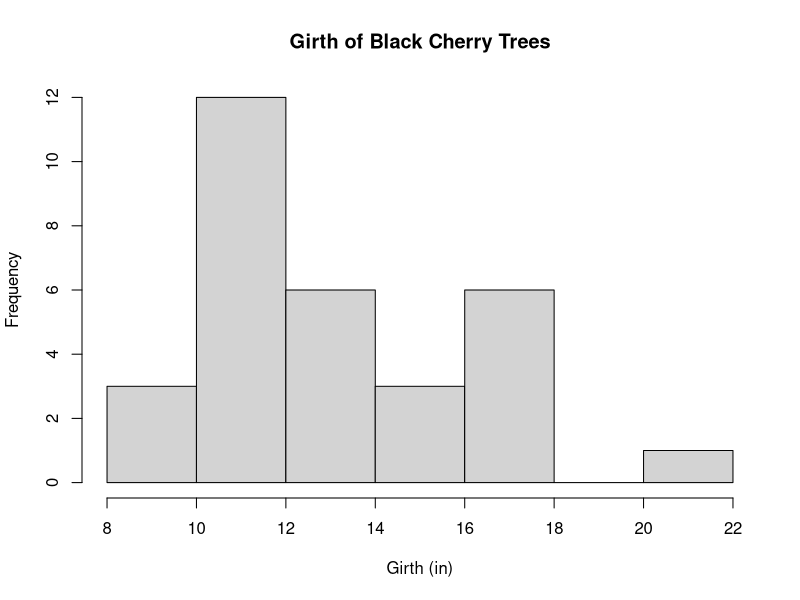
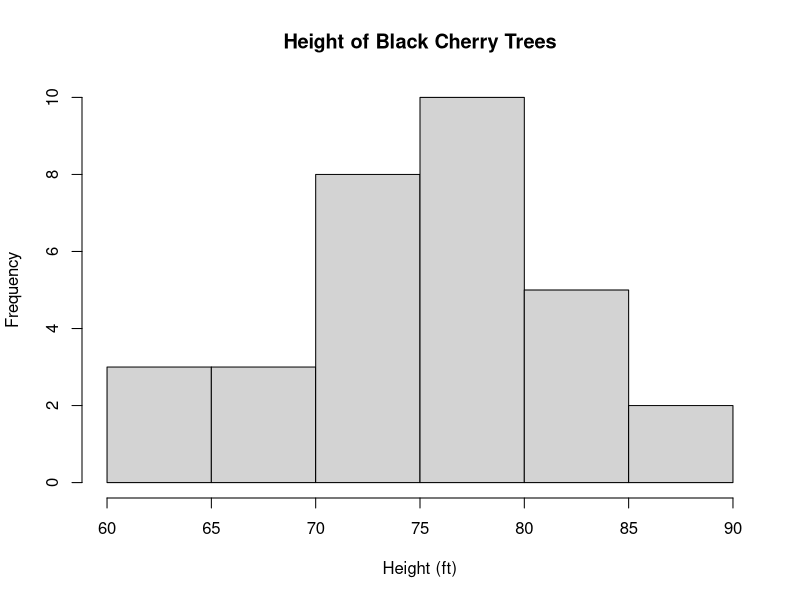
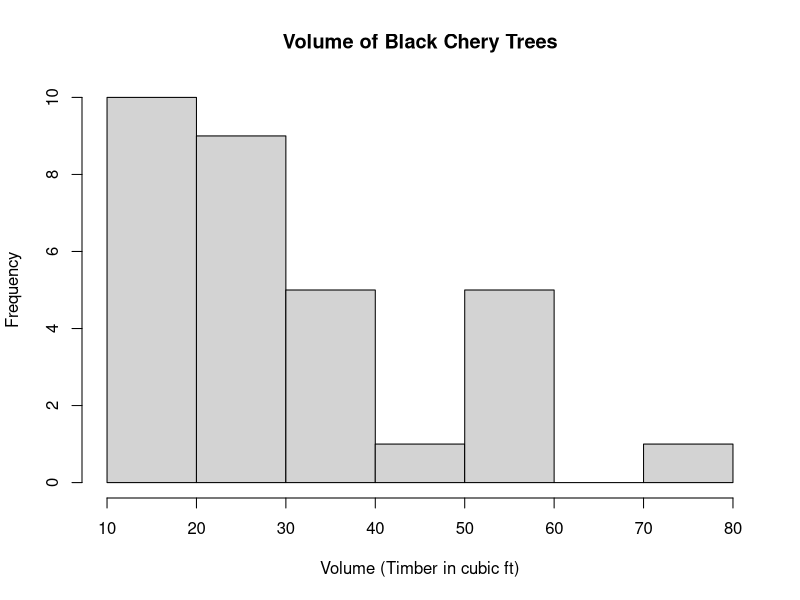
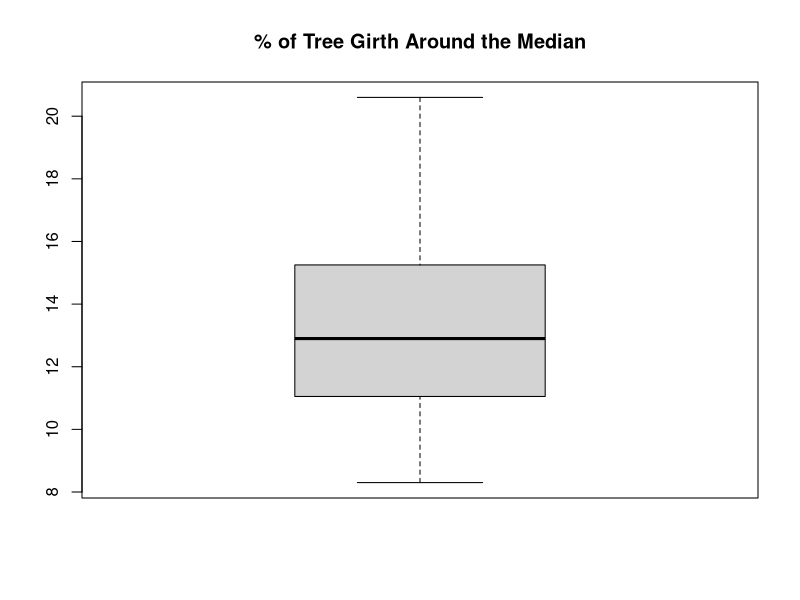
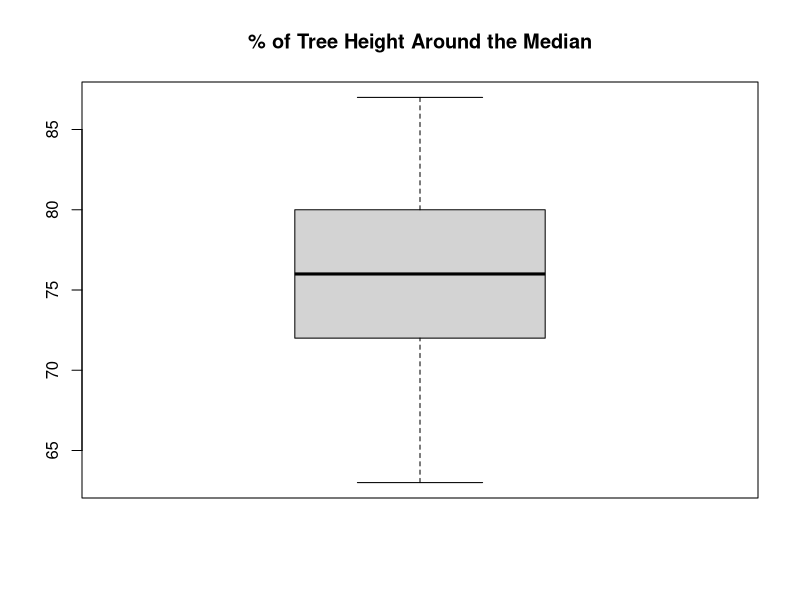
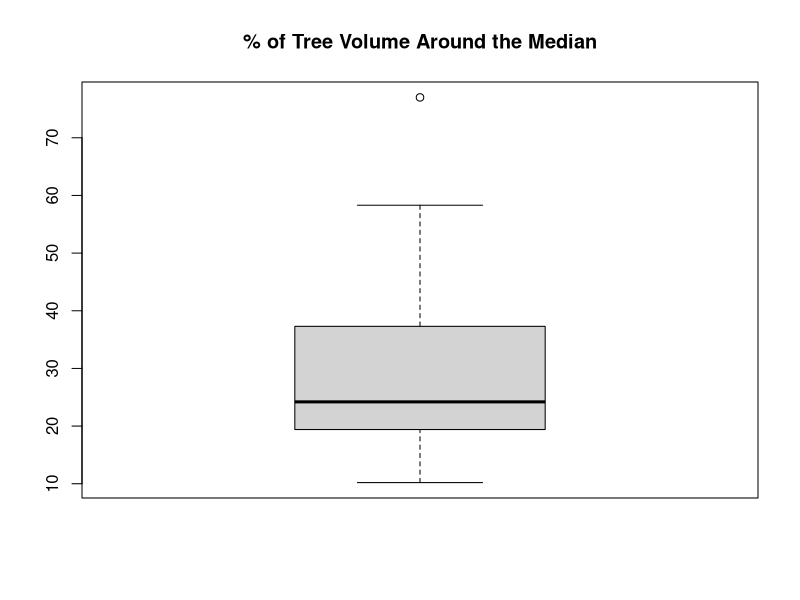
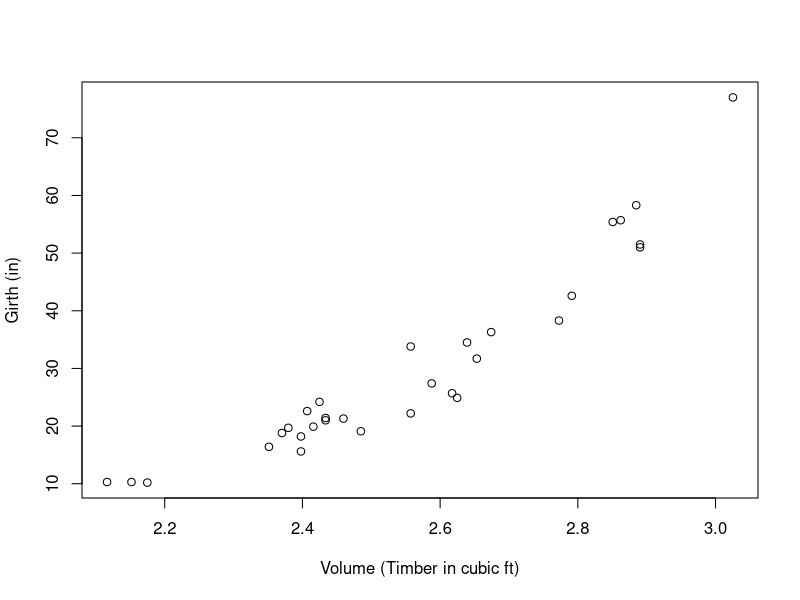
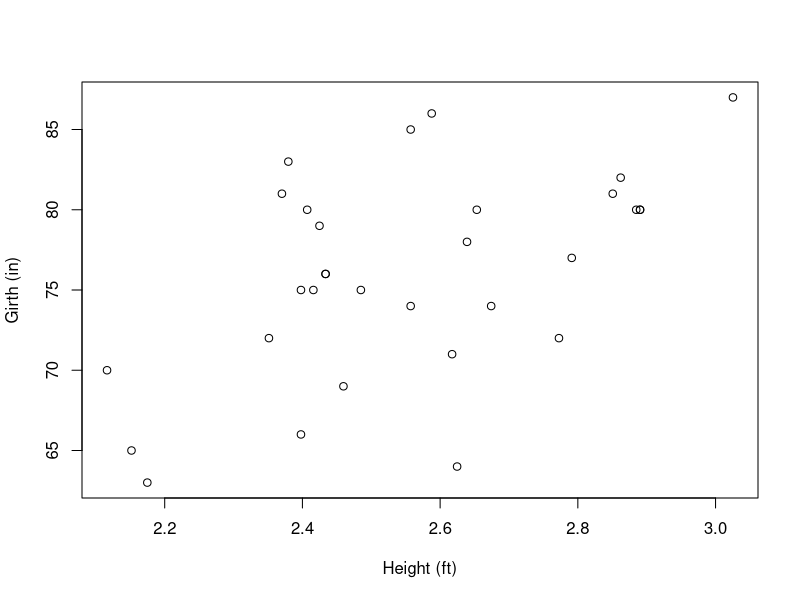

Generate these figures, in order, with R:
#################################################
## First Pair Assignment ##
# Ayra Rowena Reyla and Ana Cecilia Montes
# 21 September 2015
# Hertie School of Governance
#################################################

#1. Working directory
#setwd('/Users/Ayra/Desktop/FirstPairAssignment')
setwd('/Users/AnaCe/Dropbox/Hertie/CollaborativeDataAnalysis/R/Assignment1MontesReyla-')

#2. Choose data set 
## See available R core data sets
data()

# load core data set titled "trees"
data("trees")

# Read the description of the data set 
?trees

# Analyse the names of the variables in the data set
names(trees)

# Observe all the variables in table format
View(trees)

# Observe the first six obervations (in the table)
head(trees)

#3. Descriptive Statistics


#4. Histogram
hist(trees$Girth, 
     xlab = "Girth (in)", 
     main = 'Girth of Black Cherry Trees')
hist(trees$Height, 
     xlab = "Height (ft)", 
     main = 'Height of Black Cherry Trees')
hist(trees$Volume, 
     xlab = "Volume (Timber in cubic ft)", 
     main = 'Volume of Black Chery Trees')


#5. Mean 
mean(trees$Girth, na.rm = TRUE) 
mean(trees$Height, na.rm = TRUE)
mean(trees$Volume, na.rm = TRUE)

#5.5 Median
median(trees$Girth, na.rm = TRUE) 
median(trees$Height, na.rm = TRUE)
median(trees$Volume, na.rm = TRUE)

#6. Quartiles and interquartile ranges
summary(trees$Girth)
IQR(trees$Height)
IQR(trees$Volume)

#7. Variation
var(trees$Girth)
var(trees$Height)
var(trees$Volume)

#8. Range
range(trees$Girth)
range(trees$Height)
range(trees$Volume)

#9. Boxplots
boxplot(trees$Girth, main = "% of Tree Girth Around the Median")
boxplot(trees$Height, main = "% of Tree Height Around the Median")
boxplot(trees$Volume, main = "% of Tree Volume Around the Median")

#10. Standard Error
sd_error <- function(x) {
  sd(x) / sqrt(length(x))
}
sd_error (trees$Girth)
sd_error (trees$Height)
sd_error (trees$Volume)

#11. Standard deviation
sd(trees$Girth)
sd(trees$Height)
sd(trees$Volume)

#12. Joint Distribution
plot(log(trees$Girth), trees$Volume, 
     ylab = "Girth (in)", 
     xlab = "Volume (Timber in cubic ft)") 
plot(log(trees$Girth), trees$Height, 
     ylab = "Girth (in)", 
     xlab = "Height (ft)")
plot(log(trees$Height), trees$Volume, 
     ylab = "Height (ft)", 
     xlab = "Volume (Timber in cubic ft)")

#13. Correlation Coefficients
cor.test(log(trees$Height), trees$Girth)
cor.test(log(trees$Height), trees$Volume)
cor.test(log(trees$Girth), trees$Volume)

#14. Summarise with loess
library(ggplot2)
library(magrittr)

ggplot2::ggplot(trees, aes(Volume, Girth )) + geom_point() + geom_smooth() + theme_bw()
ggplot2::ggplot(trees, aes(Girth, Height)) + geom_point() + geom_smooth() + theme_bw()
ggplot2::ggplot(trees, aes(Volume, Height)) + geom_point() + geom_smooth() + theme_bw()

